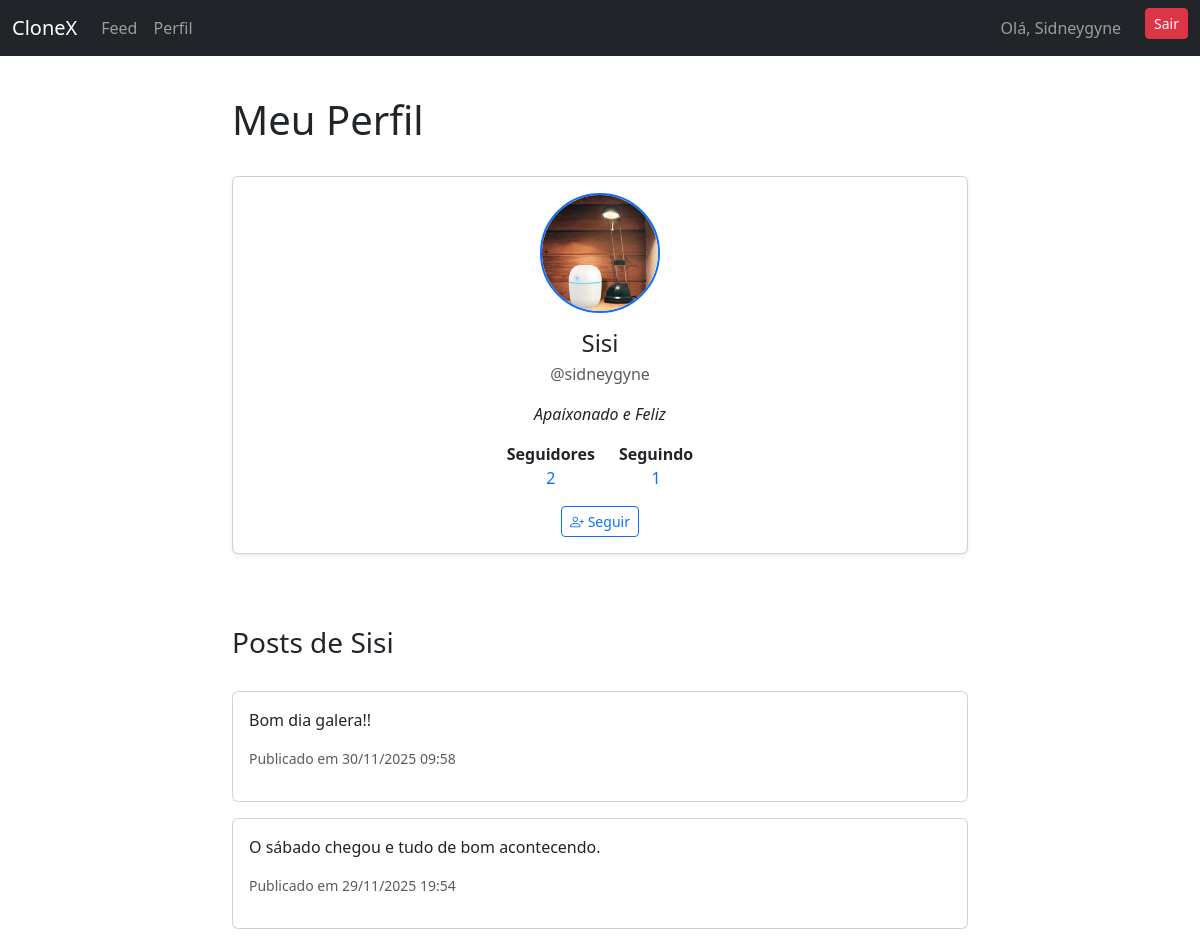
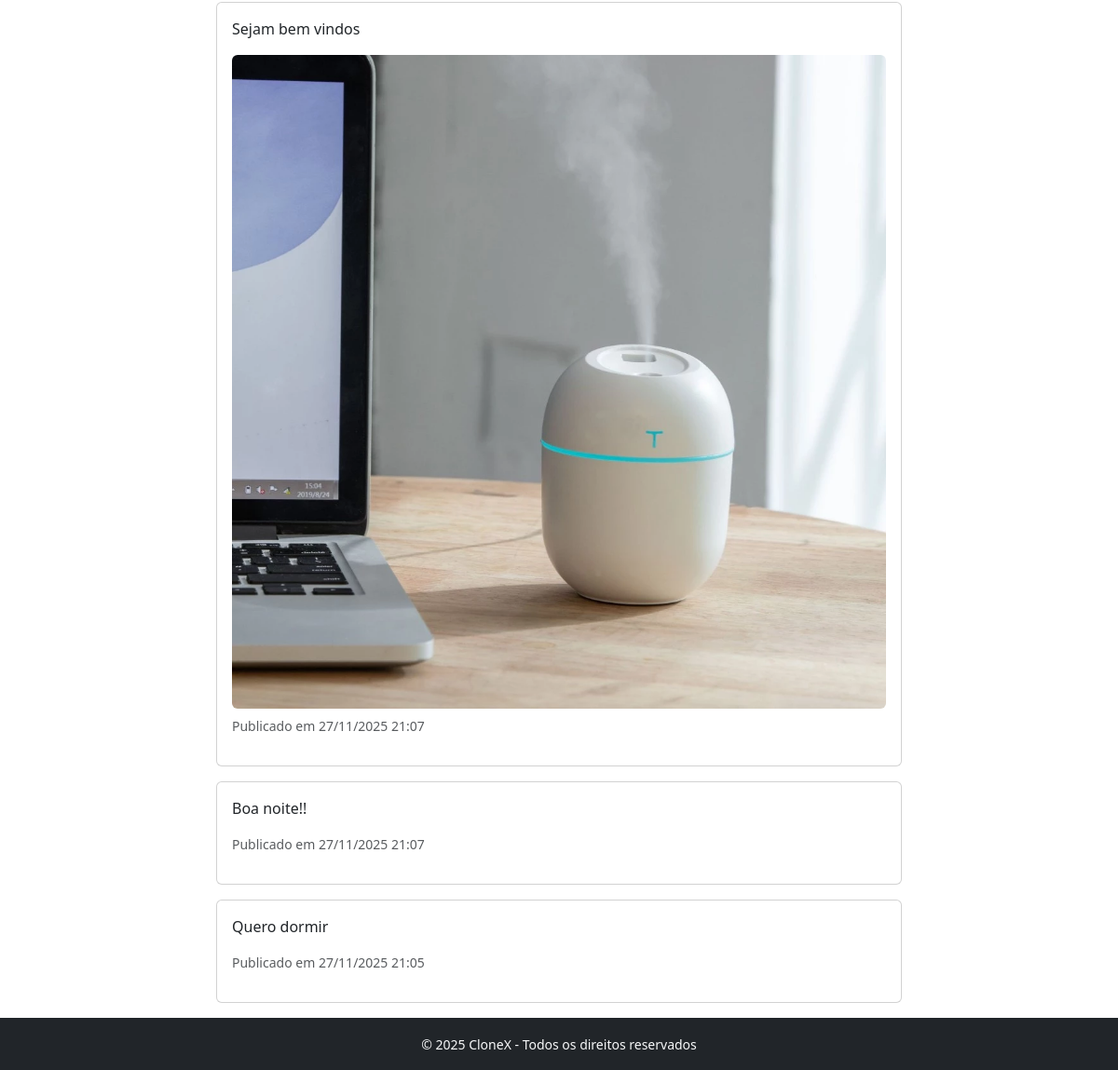
Page /sidneygyne/ (signed in) on the committed database (2 pictures, top to bottom).
### accounts/models.py (models this page shows, shortened)
class Profile(models.Model):
    user = models.OneToOneField(User, on_delete=models.CASCADE, related_name="profile")
    display_name = models.CharField(max_length=100, blank=True)
    avatar = models.ImageField(upload_to="avatars/", blank=True, null=True)
    bio = models.CharField(max_length=160, blank=True)
    created_at = models.DateTimeField(auto_now_add=True)

### social/models.py (models this page shows)
class Post(models.Model):
    author = models.ForeignKey(User, on_delete=models.CASCADE, related_name="posts")
    content = models.CharField(max_length=280)
    image = models.ImageField(upload_to="posts/", blank=True, null=True)
    created_at = models.DateTimeField(auto_now_add=True)

### accounts/views.py (the view)
# urls.py: path("<str:username>/", profile_view, name="profile"),
@login_required
def profile_view(request, username=None):
    user_obj = get_object_or_404(User, username=username)
    profile = user_obj.profile
    is_following = Follow.objects.filter(
        follower=request.user,
        following=user_obj
    ).exists()
    followers = User.objects.filter(following__following=user_obj)
    following = User.objects.filter(followers__follower=user_obj)
    posts = Post.objects.filter(author=user_obj).order_by("-created_at")
    if request.user == user_obj:
        if request.method == "POST":
            form = ProfileForm(request.POST, request.FILES, instance=profile)
            if form.is_valid():
                form.save()
                return redirect("profile", username=request.user.username)
        else:
            form = ProfileForm(instance=profile)
    else:
        form = None
    return render(request, "profile.html", {
        "profile": profile,
        "form": form,
        "is_following": is_following,
        "followers": followers,
        "following": following,
        "posts": posts,   # ✅ enviar posts para o template
    })

### templates/profile.html (shortened to what this page needs)
{% extends "base.html" %}
{% load static %}
{% block content %}
<h1 class="pb-4 pt-3">Meu Perfil</h1>
<div class="card shadow-sm mb-4">
  <div class="card-body text-center">
    {% if profile.avatar %}
      <img src="{{ profile.avatar.url }}" alt="Avatar"
           class="rounded-circle mb-3 border border-2 border-primary"
           width="120" height="120">
    {% else %}
      <img src="{% static 'img/default-avatar.png' %}" alt="Avatar padrão"
           class="rounded-circle mb-3 border border-2 border-secondary"
           width="120" height="120">
    {% endif %}
    <h4 class="mb-1">{{ profile.display_name }}</h4>
    <p class="text-muted">@{{ profile.user.username }}</p>
    {% if profile.bio %}
      <p class="fst-italic">{{ profile.bio }}</p>
    {% endif %}
    <div class="d-flex justify-content-center gap-4 mt-3">
      <div>
        <strong>Seguidores</strong><br>
        <a href="#" data-bs-toggle="modal" data-bs-target="#followersModal" class="text-decoration-none">
          {{ followers.count }}
        </a>
      </div>
      <div>
        <strong>Seguindo</strong><br>
        <a href="#" data-bs-toggle="modal" data-bs-target="#followingModal" class="text-decoration-none">
          {{ following.count }}
        </a>
      </div>
    </div>
    <div class="mt-3">
      {% if profile.user != request.user %}
        {% if is_following %}
          <form method="post" action="{% url 'toggle-follow' profile.user.id %}" class="d-inline">
            {% csrf_token %}
            <button type="submit" class="btn btn-outline-danger btn-sm">
              <i class="bi bi-person-dash"></i> Deixar de seguir
            </button>
          </form>
        {% else %}
          <form method="post" action="{% url 'toggle-follow' profile.user.id %}" class="d-inline">
            <button type="submit" class="btn btn-outline-primary btn-sm">
              <i class="bi bi-person-plus"></i> Seguir
            </button>
          </form>
        {% endif %}
      {% endif %}
    </div>
  </div>
</div>
<h3 class="pb-4 pt-5">Posts de {{ profile.display_name }}</h3>
{% for post in posts %}
  <div class="card mb-3">
    <div class="card-body">
      <p>{{ post.content }}</p>
      {% if post.image %}
        <img src="{{ post.image.url }}" class="img-fluid rounded mb-2" />
      {% endif %}
      <p class="text-muted small">
        Publicado em {{ post.created_at|date:"d/m/Y H:i" }}
      </p>
    </div>
  </div>
{% empty %}
  <p>Este usuário ainda não publicou nada.</p>
{% endfor %}
{% endblock %}

### templates/base.html (shortened to what this page needs)
{% load static %}
<!DOCTYPE html>
<html lang="pt-br">
<head>
  <link rel="stylesheet" href="{% static 'css/style.css' %}">
  <link rel="stylesheet" href="https://cdn.jsdelivr.net/npm/bootstrap@5.3.2/dist/css/bootstrap.min.css">
  <link rel="stylesheet" href="https://cdn.jsdelivr.net/npm/bootstrap-icons@1.11.1/font/bootstrap-icons.css">
</head>
{% load static %}
<body>
  <nav class="navbar navbar-expand-lg navbar-dark bg-dark">
    <div class="container-fluid">
      <a class="navbar-brand" href="/">CloneX</a>
      <div class="collapse navbar-collapse" id="navbarNav">
        <ul class="navbar-nav me-auto">
          <li class="nav-item"><a class="nav-link" href="/feed/">Feed</a></li>
          {% if user.is_authenticated %}
  <li class="nav-item">
    <a class="nav-link" href="{% url 'profile' user.username %}">Perfil</a>
  </li>
{% else %}
  <li class="nav-item">
    <a class="nav-link" href="{% url 'login' %}">Perfil</a>
  </li>
{% endif %}
        </ul>
        <ul class="navbar-nav">
          {% if user.is_authenticated %}
            <li class="nav-item pe-3"><span class="nav-link">Olá, {{ user.profile.display_name }}</span></li>
            <li class="nav-item p">
              <form method="post" action="{% url 'logout' %}">
                <button class="btn btn-danger btn-sm" type="submit">Sair</button>
              </form>
            </li>
          {% else %}
            <li class="nav-item"><a class="nav-link" href="{% url 'login' %}">Entrar</a></li>
            <li class="nav-item"><a class="nav-link" href="{% url 'register' %}">Registrar</a></li>
          {% endif %}
        </ul>
      </div>
    </div>
  </nav>
  <main class="container mt-4">
    <div class="row justify-content-center">
      <div class="col-md-8">
        {% block content %}{% endblock %}
      </div>
    </div>
  </main>
  <footer>
    <small>&copy; 2025 CloneX - Todos os direitos reservados</small>
  </footer>
</body>
</html>

### templates/base.html (style rules this page uses)
html, body { height: 100%; margin: 0; }
body { display: flex; flex-direction: column; min-height: 100vh; }
main { flex: 1; }
footer { background: #212529; color: #f8f9fa; text-align: center; padding: 1rem; }

### rows in the picture
Profile: avatar (picture), display_name "Sisi", user.username "sidneygyne", bio "Apaixonado e Feliz"
Post: content "Bom dia galera!!", created_at "30/11/2025 09:58"
Post: content "O sábado chegou e tudo de bom acontecendo.", created_at "29/11/2025 19:54"
Post: content "Sejam bem vindos", image (picture), created_at "27/11/2025 21:07"
Post: content "Boa noite!!", created_at "27/11/2025 21:07"
Post: content "Quero dormir", created_at "27/11/2025 21:05"

### other values in the picture
{{ user.profile.display_name }} "Sidneygyne"
{{ followers.count }} "2"
{{ following.count }} "1"
